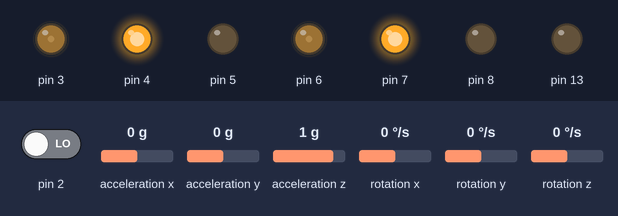
A sketch run on a simulated Arduino Uno, built with avr-gcc and run on an emulated ATmega328P. On the bench: output pins drawn as LEDs (lit = HIGH). The inputs (shaded band) are chosen by the test bench; at power-on: acceleration x 0 g, pin 2 LOW, acceleration y 0 g, acceleration z 1 g, rotation x 0 °/s, rotation y 0 °/s, rotation z 0 °/s. The sensor or clock chip raises its interrupt line as the real part does.

Above: at 1.7 s.
1.8 s: acceleration x set to -0.2 g
3.3 s: acceleration x set to -0.5 g
At 4.5 s:
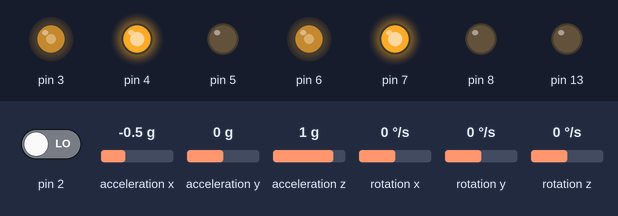
4.8 s: acceleration x set to 0.8 g
At 5.7 s:
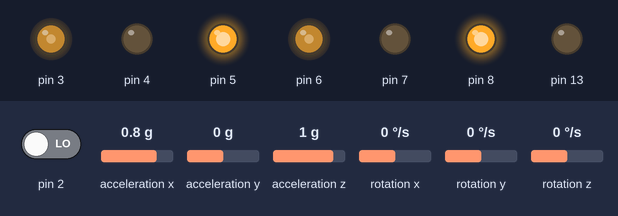
6.3 s: acceleration x set to 0.6 g
7.8 s: acceleration x set to 0.3 g
At 9.0 s:
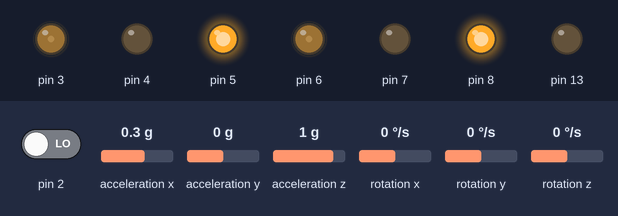
9.3 s: acceleration x set to -1.4 g
At 10.3 s:
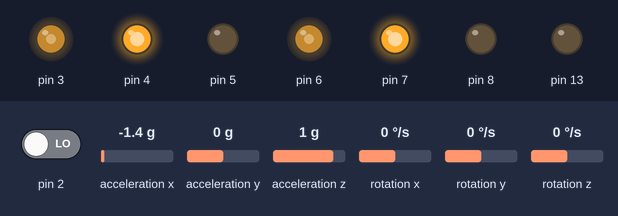
Timing chart, 0 to 11.8 s (numbered marks = the images above; inputs shaded):
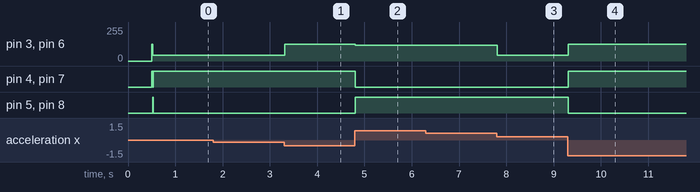

The sketch:

PIDv4.ino
```cpp
#include <PID_v1.h>
#include "LMotorController.h"
#include "I2Cdev.h"
#include "MPU6050_6Axis_MotionApps20.h"

#if I2CDEV_IMPLEMENTATION == I2CDEV_ARDUINO_WIRE
 #include "Wire.h"
#endif

#define MIN_ABS_SPEED 25//1

MPU6050 mpu;

// MPU control/status vars
bool dmpReady = false; // set true if DMP init was successful
uint8_t mpuIntStatus; // holds actual interrupt status byte from MPU
uint8_t devStatus; // return status after each device operation (0 = success, !0 = error)
uint16_t packetSize; // expected DMP packet size (default is 42 bytes)
uint16_t fifoCount; // count of all bytes currently in FIFO
uint8_t fifoBuffer[64]; // FIFO storage buffer

// orientation/motion vars
Quaternion q; // [w, x, y, z] quaternion container
VectorFloat gravity; // [x, y, z] gravity vector
float ypr[1]; // [yaw, pitch, roll] yaw/pitch/roll container and gravity vector

//PID
double originalSetpoint = 183.2;///183
double setpoint = originalSetpoint;
double movingAngleOffset = 0.1;
double input, output;

//adjust these values to fit your own design
double Kp = 4.1;   //too little KP will make robot fall //35//25//15//31//31   ///20//8//8//5//4.1
double Kd = 22; //17to decrease the oscillation///3//3//2.5//17//19            ///19//19//65//60//22
double Ki = 70;//260//100//25//3                                             ///30//70//70//70//70
PID pid(&input, &output, &setpoint, Kp, Ki, Kd, DIRECT);

double motorSpeedFactorLeft = 0.5;
double motorSpeedFactorRight = 0.5;

//MOTOR CONTROLLER
int ENA = 6;
int IN1 = 7;
int IN2 = 8;
int IN3 = 4;
int IN4 = 5;
int ENB = 3;
LMotorController motorController(ENA, IN1, IN2, ENB, IN3, IN4, motorSpeedFactorLeft, motorSpeedFactorRight);

int disCM;
volatile bool mpuInterrupt = false; // indicates whether MPU interrupt pin has gone high
void dmpDataReady()
{
 mpuInterrupt = true;
}
float dis=0;
float disF=0;
#define sensor A2

void setup()
{
  pinMode(sensor,INPUT);

 // join I2C bus (I2Cdev library doesn't do this automatically)
 #if I2CDEV_IMPLEMENTATION == I2CDEV_ARDUINO_WIRE
 Serial.begin(2000000);
 TWBR = 24; // 400kHz I2C clock (200kHz if CPU is 8MHz)
 #elif I2CDEV_IMPLEMENTATION == I2CDEV_BUILTIN_FASTWIRE
 Fastwire::setup(400, true);
 #endif

 mpu.initialize();

 devStatus = mpu.dmpInitialize();

 // supply your own gyro offsets here, scaled for min sensitivity
 mpu.setXGyroOffset(63);
 mpu.setYGyroOffset(40);
 mpu.setZGyroOffset(22);
 mpu.setZAccelOffset(976); // 1688 factory default for my test chip

 // make sure it worked (returns 0 if so)
 if (devStatus == 0)
 {
 // turn on the DMP, now that it's ready
 mpu.setDMPEnabled(true);

 // enable Arduino interrupt detection
 attachInterrupt(0, dmpDataReady, RISING);
 mpuIntStatus = mpu.getIntStatus();

 // set our DMP Ready flag so the main loop() function knows it's okay to use it
 dmpReady = true;

 // get expected DMP packet size for later comparison
 packetSize = mpu.dmpGetFIFOPacketSize();

 //setup PID
 pid.SetMode(AUTOMATIC);
 pid.SetSampleTime(1);//10
 pid.SetOutputLimits(-90, 90); ///80//140
 }
 else
 {
 // ERROR!
 // 1 = initial memory load failed
 // 2 = DMP configuration updates failed
 // (if it's going to break, usually the code will be 1)
 Serial.print(F("DMP Initialization failed (code "));
 Serial.print(devStatus);
 Serial.println(F(")"));
 }
 pinMode(13,OUTPUT);
}

int distancia(){
  dis=analogRead(sensor);
  disF=0.96*disF+0.04*dis;
  disCM=17569.7 * pow(disF, -1.2062);
  return disCM;
}

void loop()
{
   // if programming failed, don't try to do anything
 if (!dmpReady) return;

 // wait for MPU interrupt or extra packet(s) available
 while (!mpuInterrupt && fifoCount < packetSize)
 {
 //no mpu data - performing PID calculations and output to motors
 pid.Compute();
 if(input>setpoint+20){
  motorController.move(-240, MIN_ABS_SPEED);
 }
 else if(input<setpoint-20){
  motorController.move(250, MIN_ABS_SPEED);
 }
 else{motorController.move(output, MIN_ABS_SPEED);}

 }

 // reset interrupt flag and get INT_STATUS byte
 mpuInterrupt = false;
 mpuIntStatus = mpu.getIntStatus();

 // get current FIFO count
 fifoCount = mpu.getFIFOCount();

 // check for overflow (this should never happen unless our code is too inefficient)
 if ((mpuIntStatus & 0x10) || fifoCount == 1024)
 {
 // reset so we can continue cleanly
 mpu.resetFIFO();
 Serial.println(F("FIFO overflow!"));

 // otherwise, check for DMP data ready interrupt (this should happen frequently)
 }
 else if (mpuIntStatus & 0x02)
 {
 // wait for correct available data length, should be a VERY short wait
 while (fifoCount < packetSize) fifoCount = mpu.getFIFOCount();

 // read a packet from FIFO
 mpu.getFIFOBytes(fifoBuffer, packetSize);

 // track FIFO count here in case there is > 1 packet available
 // (this lets us immediately read more without waiting for an interrupt)
 fifoCount -= packetSize;

 mpu.dmpGetQuaternion(&q, fifoBuffer);
 mpu.dmpGetGravity(&gravity, &q);
 mpu.dmpGetYawPitchRoll(ypr, &q, &gravity);
 input = ypr[1] * 180/M_PI + 180;
/*
 Serial.println(distancia());
 if(int(distancia())>320&&int(distancia())<800){
  setpoint=183.41;
  digitalWrite(13,1);
 }
 else{
  setpoint=183.2;
  digitalWrite(13,0);}*/
 }
}
```

Measured:
- the behaviour switches between -0.3 and -0.4 g on acceleration x (found by bisection; images 0 and 1)
- the behaviour switches between 0.5 and 0.4 g on acceleration x (found by bisection; images 2 and 3)
- after the input at 1.8 s, every drawn part: stays the same
- after the input at 3.3 s, pin 3, pin 6: 45/255 → 125/255 at once
- after the input at 4.8 s, pin 3, pin 6: 125/255 → 120/255 at once; pin 4, pin 7: HIGH → LOW at once; pin 5, pin 8: LOW → HIGH at once
- after the input at 6.3 s, every drawn part: stays the same
- after the input at 7.8 s, pin 3, pin 6: 120/255 → 45/255 at once
- after the input at 9.3 s, pin 3, pin 6: 45/255 → 125/255 at once; pin 4, pin 7: LOW → HIGH at once; pin 5, pin 8: HIGH → LOW at once
